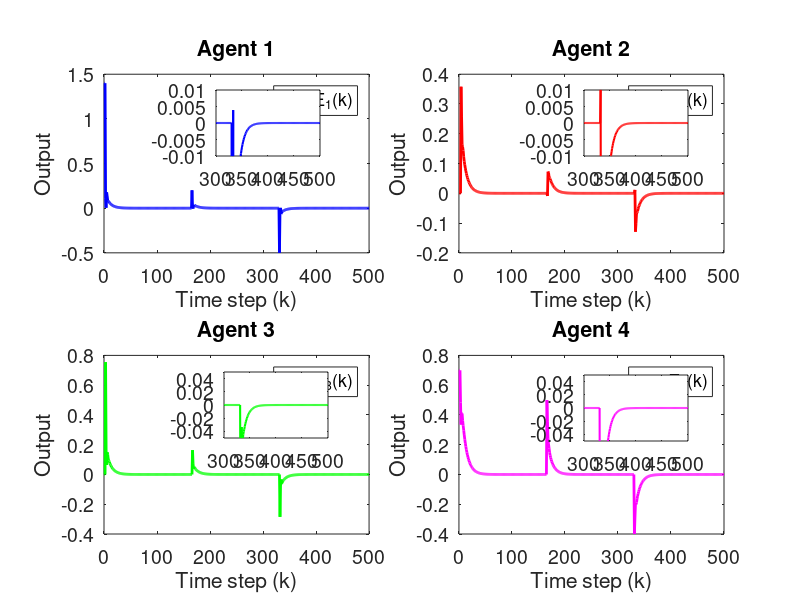

Recreate this plot in MATLAB.
clc; clear;

%Parameters

rho = 10.5;
eta = 5;
lamda = 120;
mu = 80.5;
epsilon = 1e-5;
alpha = 1;

T = 0.1;
gamma1 = 0.05;
gamma2 = 0.05;
gamma3 = 0.05;
gamma4 = 0.05;

beta = 10;
sigma = 95;
tau = 1e-5;
nena = 1e-5;

rT = 1024;
L = 200;
m = 500;
n =600;


% initialization 

phi1 = zeros(m+1, 1);
phi2 = zeros(m+1, 1);
phi3 = zeros(m+1, 1);
phi4 = zeros(m+1, 1);

mfa1 = zeros(m+1, 1);
mfa2 = zeros(m+1, 1);
mfa3 = zeros(m+1, 1);
mfa4 = zeros(m+1, 1);

sm1 = zeros(m,1);
sm2 = zeros(m,1);
sm3 = zeros(m,1);
sm4 = zeros(m,1);

y1 = zeros(m+1, 1);
y2 = zeros(m+1, 1);
y3 = zeros(m+1, 1);
y4 = zeros(m+1, 1);

u1 = zeros(m,1);
u2 = zeros(m,1);
u3 = zeros(m,1);
u4 = zeros(m,1);

xi1 = zeros(m, 1);
xi2 = zeros(m, 1);
xi3 = zeros(m, 1);
xi4 = zeros(m, 1);

s1 = zeros(m, 1);
s2 = zeros(m, 1);
s3 = zeros(m, 1);
s4 = zeros(m, 1);

omega1 = zeros(m, 1);
omega2 = zeros(m, 1);
omega3 = zeros(m, 1);
omega4 = zeros(m, 1);

%Time Invarying Leaders signals (w5, w6)
% Preallocate arrays (adjust size if needed)
w5 = zeros(1, m);  % example length, adjust as needed
w6 = zeros(1, m);  % example length, adjust as needed

% Set w5 values according to conditions
w5(1:165)     = 1.4;
w5(166:330)   = 1.6;
w5(331:end)   = 1.1;

% Set w6 values according to conditions
w6(1:165)     = 0.7;
w6(166:330)   = 1.2;
w6(331:end)   = 0.8;


% % Time vector for sinusoidal signals
% k = 1:m;
% t = (k-1) * T; % Time vector: t = (k-1)*T

% % Define sinusoidal leader signals (choose one of the variations below)

% % Variation 1: Low-frequency, same amplitude, phase-shifted signals
% w5 = 0.5 + 0.25 * sin(0.1 * t); % Amplitude = 0.25, frequency = 0.1 rad/s, offset = 1.15
% w6 = 0.5 + 0.25 * sin(0.1 * t + pi/2); % Same amplitude and frequency, phase shift = pi/2



for k = 1:m

    if k == 1
        phi1(k) = 1;
        phi2(k) = 1;
        phi3(k) = 1;
        phi4(k) = 1;
    elseif k == 2
        phi1(k) = phi1(k-1) + (eta * u1(k-1) / (mu + u1(k-1)^2)) * (y1(k) - phi1(k-1)*u1(k-1));
        phi2(k) = phi2(k-1) + (eta * u2(k-1) / (mu + u2(k-1)^2)) * (y2(k) - phi2(k-1)*u2(k-1));
        phi3(k) = phi3(k-1) + (eta * u3(k-1) / (mu + u3(k-1)^2)) * (y3(k) - phi3(k-1)*u3(k-1));
        phi4(k) = phi4(k-1) + (eta * u4(k-1) / (mu + u4(k-1)^2)) * (y4(k) - phi4(k-1)*u4(k-1));
    else
        phi1(k) = phi1(k-1) + (eta * (u1(k-1) - u1(k-2)) / (mu + (u1(k-1) - u1(k-2))^2)) * (y1(k) - y1(k-1) - phi1(k-1) * (u1(k-1) - u1(k-2)));
        phi2(k) = phi2(k-1) + (eta * (u2(k-1) - u2(k-2)) / (mu + (u2(k-1) - u2(k-2))^2)) * (y2(k) - y2(k-1) - phi2(k-1) * (u2(k-1) - u2(k-2)));
        phi3(k) = phi3(k-1) + (eta * (u3(k-1) - u3(k-2)) / (mu + (u3(k-1) - u3(k-2))^2)) * (y3(k) - y3(k-1) - phi3(k-1) * (u3(k-1) - u3(k-2)));
        phi4(k) = phi4(k-1) + (eta * (u4(k-1) - u4(k-2)) / (mu + (u4(k-1) - u4(k-2))^2)) * (y4(k) - y4(k-1) - phi4(k-1) * (u4(k-1) - u4(k-2)));
    end

    % Stability protection
    if k > 2 && (abs(phi1(k)) <= epsilon || abs(u1(k - 1) - u1(k - 2)) <= epsilon || sign(phi1(k)) ~= sign(phi1(1)))
        phi1(k) = phi1(1);
    end
    
    if k > 2 && (abs(phi2(k)) <= epsilon || abs(u2(k - 1) - u2(k - 2)) <= epsilon || sign(phi2(k)) ~= sign(phi2(1)))
        phi2(k) = phi2(1);
    end
    
    if k > 2 && (abs(phi3(k)) <= epsilon || abs(u3(k - 1) - u3(k - 2)) <= epsilon || sign(phi3(k)) ~= sign(phi3(1)))
        phi3(k) = phi3(1);
    end
    
    if k > 2 && (abs(phi4(k)) <= epsilon || abs(u4(k - 1) - u4(k - 2)) <= epsilon || sign(phi4(k)) ~= sign(phi4(1)))
        phi4(k) = phi4(1);
    end

    % Example for one time step:
    xi1(k) = y2(k) - 2 * y1(k) + w5(k);
    xi2(k) = y3(k) - y2(k);
    xi3(k) = y4(k) - 2 * y3(k) + y1(k);
    xi4(k) = y2(k) - 2 * y4(k) + w6(k);

    % Fix: Handle k=1 case for sliding surfaces
    if k == 1
        s1(k) = 0;
        s2(k) = 0;
        s3(k) = 0;
        s4(k) = 0;
    else
        s1(k) = alpha * xi1(k) - xi1(k-1);
        s2(k) = alpha * xi2(k) - xi2(k-1);
        s3(k) = alpha * xi3(k) - xi3(k-1);
        s4(k) = alpha * xi4(k) - xi4(k-1);
    end

    % Fix: Handle k=1 case for sliding surfaces
    if k == 1
        omega1(k) = 0;
        omega2(k) = 0;
        omega3(k) = 0;
        omega4(k) = 0;
    else
        omega1(k) = s1(k) + tau * (s1(k-1));
        omega2(k) = s2(k) + tau * (s2(k-1));
        omega3(k) = s3(k) + tau * (s3(k-1));
        omega4(k) = s4(k) + tau * (s4(k-1));
    end

    if k == 1
        mfa1(k) = 0;
        mfa2(k) = 0;
        mfa3(k) = 0;
        mfa4(k) = 0;
    else
        mfa1(k) = mfa1(k-1) + (rho * phi1(k)) / (lamda + abs(phi1(k)^2)) * xi1(k);
        mfa2(k) = mfa2(k-1) + (rho * phi2(k)) / (lamda + abs(phi2(k)^2)) * xi2(k);
        mfa3(k) = mfa3(k-1) + (rho * phi3(k)) / (lamda + abs(phi3(k)^2)) * xi3(k);
        mfa4(k) = mfa4(k-1) + (rho * phi4(k)) / (lamda + abs(phi4(k)^2)) * xi4(k);
    end


    % SMC updates
    if k == 1 
        sm1(k) = 0;
        sm2(k) = 0;
        sm3(k) = 0;
        sm4(k) = 0;
    else
        sm1(k) = sm1(k-1) + (beta * phi1(k)) / (sigma + (phi1(k))^2) * ...
            ( (xi1(k) + (y4(k) - y4(k-1)) + (w5(k) - w5(k-1))+(w6(k) - w6(k-1))) / (1 + 1) ...
            + (1-tau * alpha) * xi1(k) - tau * xi1(k-1) / (alpha * (2)) + nena * sign(omega1(k)) );

        sm2(k) = sm2(k-1) + (beta * phi2(k)) / (sigma + (phi2(k))^2) * ...
            ( (xi2(k) + (y3(k) - y3(k-1)) + (w5(k) - w5(k-1))+(w6(k) - w6(k-1))) / (1) ...
            + (1-tau * alpha) * xi2(k) - tau * xi2(k-1) / (alpha * (1)) + nena * sign(omega2(k)) );


        sm3(k) = sm3(k-1) + (beta * phi3(k)) / (sigma + (phi3(k))^2) * ...
            ( (xi3(k) + (y1(k) - y1(k-1)) + (y4(k) - y4(k-1)) + (w5(k) - w5(k-1))+(w6(k) - w6(k-1))) / (2) ...
            + (1-tau * alpha) * xi3(k) - tau * xi3(k-1) / (alpha * (2)) + nena * sign(omega3(k)) );


        sm4(k) = sm4(k-1) + (beta * phi4(k)) / (sigma + (phi4(k))^2) * ...
            ( (xi4(k) + (y2(k) - y3(k-1)) + (w5(k) - w5(k-1))+(w6(k) - w6(k-1))) / (2) ...
            + (1-tau * alpha) * xi4(k) - tau * xi4(k-1) / (alpha * (2)) + nena * sign(omega4(k)) );
    end

    % Control signal
    if k == 1
        u1(k) = 0;
        u2(k) = 0;
        u3(k) = 0;
        u4(k) = 0;
    else
        u1(k) = mfa1(k) + gamma1 * sm1(k);
        u2(k) = mfa2(k) + gamma2 * sm2(k);
        u3(k) = mfa3(k) + gamma3 * sm3(k);
        u4(k) = mfa4(k) + gamma4 * sm4(k);
    end
    if k == 1
        y1(k) = 0;
        y2(k) = 0;
        y3(k) = 0;
        y4(k) = 0;
    end

    % System dynamics (example, replace with actual system equations)

    y1(k + 1) = m / (rT * 0.1) * u1(k);
    y2(k + 1) = m / (rT * 0.1) * u2(k);
    y3(k + 1) = m / (rT * 0.1) * u3(k);
    y4(k + 1) = m / (rT * 0.3) * u4(k);

    
    % Ensure y values do not exceed bounds (example, adjust as needed)
 
    % y1(k) = max(0, min(1, y1(k)));
    % y2(k) = max(0, min(1, y2(k)));
    % y3(k) = max(0, min(1, y3(k)));
    % y4(k) = max(0, min(1, y4(k)));
    % % Ensure u values do not exceed bounds (example, adjust as needed)
    % u1(k) = max(0, min(1, u1(k)));
    % u2(k) = max(0, min(1, u2(k)));
    % u3(k) = max(0, min(1, u3(k)));
    % u4(k) = max(0, min(1, u4(k)));
    % % Ensure phi values do not exceed bounds (example, adjust as needed)
    % phi1(k) = max(0, min(1, phi1(k)));
    % phi2(k) = max(0, min(1, phi2(k)));
    % phi3(k) = max(0, min(1, phi3(k)));
    % phi4(k) = max(0, min(1, phi4(k)));

    % Plotting



end

% Time vector
k = 1:m;

% Create a main figure window
figure('Position', [100, 100, 1350, 750]);

% Define zoom range (adjust as needed)
zoomStart = 300;
zoomEnd = m;
zoomed_fontsize = 14;

% Agent 1
subplot(2,2,1);
plot(k, xi1(1:m), 'b', 'LineWidth', 2);
title('Agent 1', 'FontSize', 14);
xlabel('Time step (k)', 'FontSize', 14);
ylabel('Output', 'FontSize', 14);
legend('\Xi_1(k)', 'FontSize', 12);
grid off;
set(gca, 'FontSize', 14);

% Zoom inset
axes('Position', [0.27 0.74 0.13 0.11]);
box on;
plot(k(zoomStart:zoomEnd), xi1(zoomStart:zoomEnd), 'b', 'LineWidth', 1.5);
ylim([-0.01 0.01]);  % <-- added line
set(gca, 'FontSize', zoomed_fontsize);



% Agent 2
subplot(2,2,2);
plot(k, xi2(1:m), 'r', 'LineWidth', 2);
title('Agent 2', 'FontSize', 14);
xlabel('Time step (k)', 'FontSize', 14);
ylabel('Output', 'FontSize', 14);
legend('\Xi_2(k)', 'FontSize', 12);
grid off;
set(gca, 'FontSize', 14);
axes('Position', [0.73 0.74 0.13 0.11]);
ylim([-0.2 0.5]);
box on;
plot(k(zoomStart:zoomEnd), xi2(zoomStart:zoomEnd), 'r', 'LineWidth', 1.5);
ylim([-0.01 0.01]);  % <-- added line
set(gca, 'FontSize', zoomed_fontsize);

% Agent 3
subplot(2,2,3);
plot(k, xi3(1:m), 'g', 'LineWidth', 2);
title('Agent 3', 'FontSize', 14);
xlabel('Time step (k)', 'FontSize', 14);
ylabel('Output', 'FontSize', 14);
legend('\Xi_3(k)', 'FontSize', 12);
grid off;
set(gca, 'FontSize', 14);
axes('Position', [0.28 0.27 0.13 0.11]);
box on;
plot(k(zoomStart:zoomEnd), xi3(zoomStart:zoomEnd), 'g', 'LineWidth', 1.5);
ylim([-0.05 0.05]);  % <-- added line
set(gca, 'FontSize', zoomed_fontsize);

% Agent 4
subplot(2,2,4);
plot(k, xi4(1:m), 'm', 'LineWidth', 2);
title('Agent 4', 'FontSize', 14);
xlabel('Time step (k)', 'FontSize', 14);
ylabel('Output', 'FontSize', 14);
legend('\Xi_4(k)', 'FontSize', 12);
grid off;
set(gca, 'FontSize', 14);
axes('Position', [0.73 0.265 0.13 0.11]);
box on;
plot(k(zoomStart:zoomEnd), xi4(zoomStart:zoomEnd), 'm', 'LineWidth', 1.5);
ylim([-0.05 0.05]);  % <-- added line
set(gca, 'FontSize', zoomed_fontsize);



    


